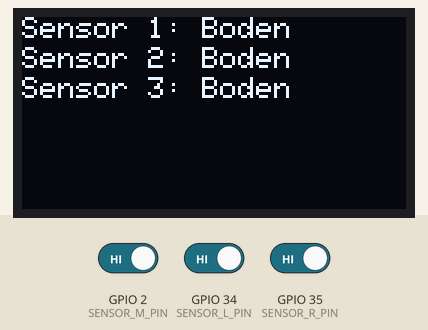
Recording of a sketch running on a simulated ESP32. Shown: 128×64 one-colour display. Inputs (shaded band) come from the test bench; at power-on: GPIO 2 (SENSOR_M_PIN) HIGH, GPIO 34 (SENSOR_L_PIN) HIGH, GPIO 35 (SENSOR_R_PIN) HIGH. What the sketch prints to the serial monitor is not drawn.

Above: at 3.2 s.
3.3 s: GPIO 2 (SENSOR_M_PIN) driven LOW
At 4.6 s:
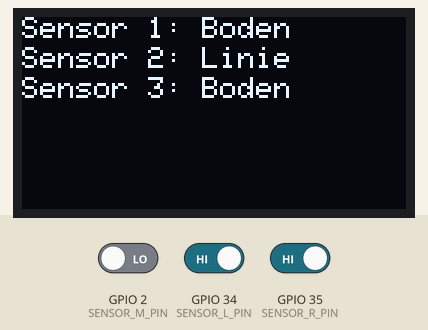
5.5 s: GPIO 34 (SENSOR_L_PIN) driven LOW
At 7.2 s:
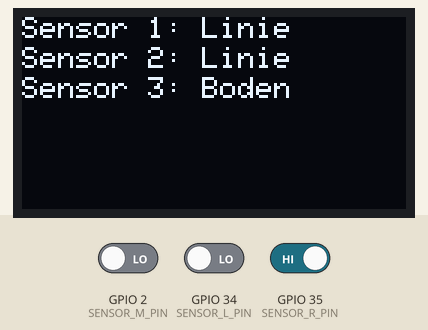
7.5 s: GPIO 35 (SENSOR_R_PIN) driven LOW
At 8.8 s:
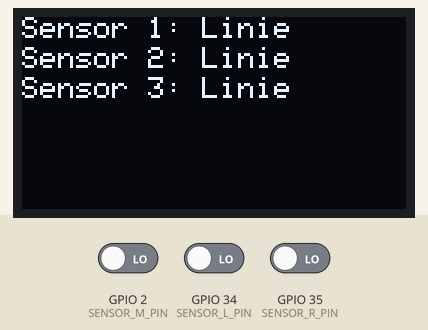
9.5 s: GPIO 2 (SENSOR_M_PIN) driven HIGH
At 11.2 s:
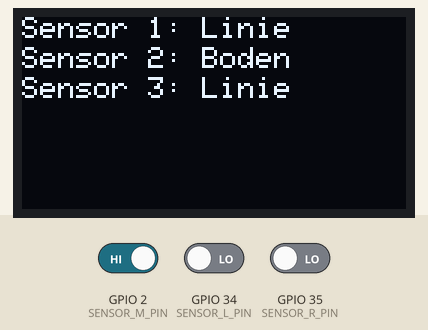
11.5 s: GPIO 34 (SENSOR_L_PIN) driven HIGH
At 13.1 s:
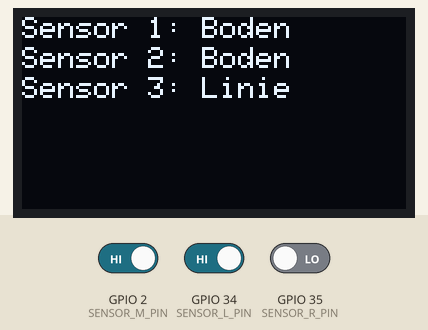
13.5 s: GPIO 35 (SENSOR_R_PIN) driven HIGH
At 14.6 s:
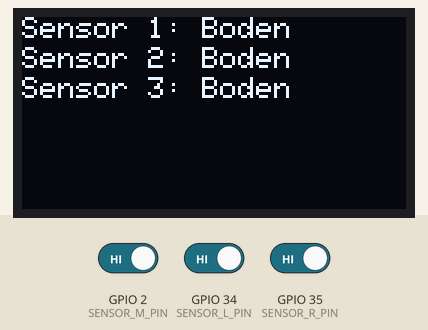
Timing chart, 0 to 16.5 s (numbered marks = the images above; inputs shaded):
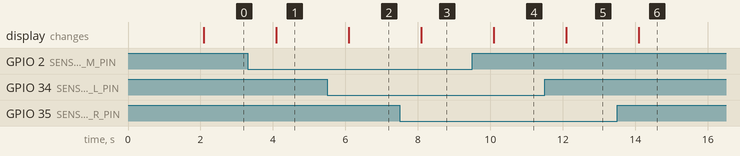

The sketch:

ESP32_Roboter_Auto_IR_Sensoren.ino
```cpp
/*******************************************************************************
 * Autor: Roboter-Enthusiast (Bitte anpassen)
 * Webseite: www.custom-build-robots.com (Bitte anpassen)
 * Datum: 28. Mai 2025
 * Version: 1.0
 * Test: OK (Grundfunktion der Sensoranzeige)
 *
 * Beschreibung:
 * Dieses ESP32-Programm dient als Test und Demonstration für drei KY-033
 * Linienfolgesensoren in Verbindung mit einem SSD1306 I2C OLED-Display.
 * Es liest periodisch (jede Sekunde) die digitalen Zustände der drei an
 * den ESP32 angeschlossenen KY-033 Sensoren aus. Die erfassten Zustände
 * (typischerweise LOW für "Linie erkannt" und HIGH für "Boden/keine Linie")
 * werden sowohl auf dem seriellen Monitor für Debugging-Zwecke als auch
 * formatiert auf dem OLED-Display ausgegeben. Das OLED-Display ist für
 * eine um 180 Grad gedrehte Montage konfiguriert.
 * Dieses Programm beinhaltet keine Motorsteuerung oder Linienfolge-Logik,
 * sondern fokussiert sich rein auf die Sensordatenerfassung und -anzeige.
 *
 * Hardware-Setup:
 * - ESP32 Mikrocontroller
 * - 3x KY-033 Linienfolgesensoren:
 * - Linker Sensor: GPIO 34
 * - Mittlerer Sensor: GPIO 2
 * - Rechter Sensor: GPIO 35
 * - SSD1306 OLED Display (128x64, I2C, Adresse 0x3C)
 * - I2C SDA: Standard ESP32 I2C Pin (z.B. GPIO 21)
 * - I2C SCL: Standard ESP32 I2C Pin (z.B. GPIO 22)
 *
 * Kernfunktionen:
 * - Initialisierung der GPIO-Pins für die KY-033 Sensoren als Eingänge.
 * - Initialisierung des I2C-Busses und des SSD1306 OLED-Displays,
 * inklusive Drehung der Anzeige um 180 Grad.
 * - Periodisches Auslesen der digitalen Zustände (HIGH/LOW) der drei
 * Linienfolgesensoren im Hauptloop (Intervall: 1 Sekunde).
 * - Umwandlung der Sensorzustände in lesbare Texte ("Linie" / "Boden").
 * - Ausgabe der Sensorzustände (Text und Rohwert) auf dem seriellen Monitor.
 * - Anzeige der Sensorzustände (Text) auf dem OLED-Display.
 *
 *******************************************************************************/


// Benötigte Bibliotheken einbinden
#include <Wire.h>             // Für I2C-Kommunikation (OLED Display)
#include <Adafruit_GFX.h>     // Basis-Grafikbibliothek für das Display
#include <Adafruit_SSD1306.h> // Für das SSD1306 OLED Display

// Pin-Definitionen für die KY-033 Linienfolgesensoren
const int SENSOR_L_PIN = 34; // Linker Sensor (Sensor 1)
const int SENSOR_M_PIN = 2;  // Mittlerer Sensor (Sensor 2)
const int SENSOR_R_PIN = 35;  // Rechter Sensor (Sensor 3)

// OLED Display Konfiguration
#define SCREEN_WIDTH 128 // OLED Display Breite in Pixeln
#define SCREEN_HEIGHT 64 // OLED Display Höhe in Pixeln
#define OLED_RESET    -1 // Reset Pin # (oder -1 wenn der Reset-Pin des Displays mit dem ESP32 Reset verbunden ist)
// Die I2C-Adresse des SSD1306 ist oft 0x3C oder 0x3D.
// Wenn das Display nicht erkannt wird, versuche die andere Adresse.
#define SCREEN_ADDRESS 0x3C

// Objekt für das Display erstellen
Adafruit_SSD1306 display(SCREEN_WIDTH, SCREEN_HEIGHT, &Wire, OLED_RESET);

// Globale Variable für den letzten Zeitpunkt der Display-Aktualisierung
unsigned long previousMillis = 0;
const long interval = 1000; // Intervall für die Display-Aktualisierung (in Millisekunden)

void setup() {
  // Serielle Kommunikation für Debugging starten
  Serial.begin(115200);
  Serial.println("KY-033 Linienfolger & SSD1306 Testprogramm");

  // GPIO-Pins für die Sensoren als Eingänge konfigurieren
  // KY-033 Module liefern oft bereits ein sauberes HIGH/LOW Signal,
  // daher ist INPUT meist ausreichend. Falls die Signale "flattern" oder
  // nicht eindeutig sind, könnte man INPUT_PULLUP testen, was aber
  // die Logik umkehren würde, wenn der Sensor LOW bei Linie ausgibt.
  // Für die typische Anwendung (LOW = Linie) ist INPUT korrekt.
  pinMode(SENSOR_L_PIN, INPUT);
  pinMode(SENSOR_M_PIN, INPUT);
  pinMode(SENSOR_R_PIN, INPUT);
  Serial.println("Sensor-Pins als INPUT konfiguriert.");

  // I2C-Bus initialisieren (für das OLED-Display)
  // Wire.begin(); // Standardinitialisierung, verwendet die Standard-Pins (GPIO 21 SDA, GPIO 22 SCL für ESP32)
  // Alternativ, falls benutzerdefinierte Pins benötigt werden (selten für Standard ESP32 Dev Kits):
  // Wire.begin(SDA_PIN, SCL_PIN);
  Wire.begin();
  Serial.println("I2C-Bus initialisiert.");

  // SSD1306 Display initialisieren
  Serial.println("Initialisiere SSD1306 OLED Display...");
  if(!display.begin(SSD1306_SWITCHCAPVCC, SCREEN_ADDRESS)) {
    Serial.println(F("Fehler: SSD1306 Allokierung fehlgeschlagen oder Display nicht gefunden!"));
    // Programm anhalten, wenn das Display nicht initialisiert werden kann.
    while (1) delay(10);
  }
  Serial.println("SSD1306 OLED Display erfolgreich initialisiert.");

  // WICHTIG: Display-Ausrichtung um 180 Grad drehen (für Über-Kopf-Montage)
  // Rotation: 0 = 0 Grad, 1 = 90 Grad, 2 = 180 Grad, 3 = 270 Grad
  display.setRotation(2);
  Serial.println("Display-Rotation auf 180 Grad gesetzt.");

  // Display-Inhalt löschen
  display.clearDisplay();

  // Textfarbe setzen (weiß auf schwarzem Hintergrund)
  display.setTextColor(SSD1306_WHITE);
  // Textgröße setzen
  display.setTextSize(1);
  // Cursorposition setzen
  display.setCursor(0,0);
  display.println("KY-033 Test");
  display.println("Initialisierung...");
  display.display(); // Inhalt auf dem Display anzeigen
  delay(2000); // Kurze Pause, um die Initialisierungsnachricht zu sehen
}

void loop() {
  // Aktuelle Zeit erfassen
  unsigned long currentMillis = millis();

  // Nur etwa jede Sekunde aktualisieren
  if (currentMillis - previousMillis >= interval) {
    // Zeitstempel für die letzte Aktualisierung speichern
    previousMillis = currentMillis;

    // Digitale Zustände der Sensoren auslesen
    // KY-033: LOW = Linie (dunkel), HIGH = keine Linie / heller Untergrund
    bool stateL = digitalRead(SENSOR_L_PIN);
    bool stateM = digitalRead(SENSOR_M_PIN);
    bool stateR = digitalRead(SENSOR_R_PIN);

    // Zustände in Text umwandeln
    String statusL = (stateL == LOW) ? "Linie" : "Boden";
    String statusM = (stateM == LOW) ? "Linie" : "Boden";
    String statusR = (stateR == LOW) ? "Linie" : "Boden";
    // Alternativ zu "Boden" könnte "Hell" oder "Keine Linie" verwendet werden.
    // String statusL = (stateL == LOW) ? "Linie" : "Keine Linie";
    // String statusM = (stateM == LOW) ? "Linie" : "Keine Linie";
    // String statusR = (stateR == LOW) ? "Linie" : "Keine Linie";

    // Sensorzustände auf dem seriellen Monitor ausgeben
    Serial.print("Sensor 1 (Links): "); Serial.print(statusL); Serial.print(" (Pin Val: "); Serial.print(stateL); Serial.println(")");
    Serial.print("Sensor 2 (Mitte): "); Serial.print(statusM); Serial.print(" (Pin Val: "); Serial.print(stateM); Serial.println(")");
    Serial.print("Sensor 3 (Rechts): "); Serial.print(statusR); Serial.print(" (Pin Val: "); Serial.print(stateR); Serial.println(")");
    Serial.println("---");

    // Display-Inhalt löschen
    display.clearDisplay();

    // Textgröße und Cursorposition für die Ausgabe setzen
    display.setTextSize(1); // Normale Textgröße für mehrere Zeilen

    display.setCursor(0, 0); // Start erste Zeile
    display.print("Sensor 1: ");
    display.println(statusL);

    display.setCursor(0, 10); // Start zweite Zeile (Pixelabstand anpassen bei Bedarf)
    display.print("Sensor 2: ");
    display.println(statusM);

    display.setCursor(0, 20); // Start dritte Zeile
    display.print("Sensor 3: ");
    display.println(statusR);

    // Inhalt auf dem Display tatsächlich darstellen
    display.display();
  }
}
```

Measured:
- after the input at 3.3 s, the display: changes after 0.80 s (image 1)
- after the input at 5.5 s, the display: changes after 0.60 s (image 2)
- after the input at 7.5 s, the display: changes after 0.60 s (image 3)
- after the input at 9.5 s, the display: changes after 0.60 s (image 4)
- after the input at 11.5 s, the display: changes after 0.60 s (image 5)
- after the input at 13.5 s, the display: changes after 0.60 s (image 6)
